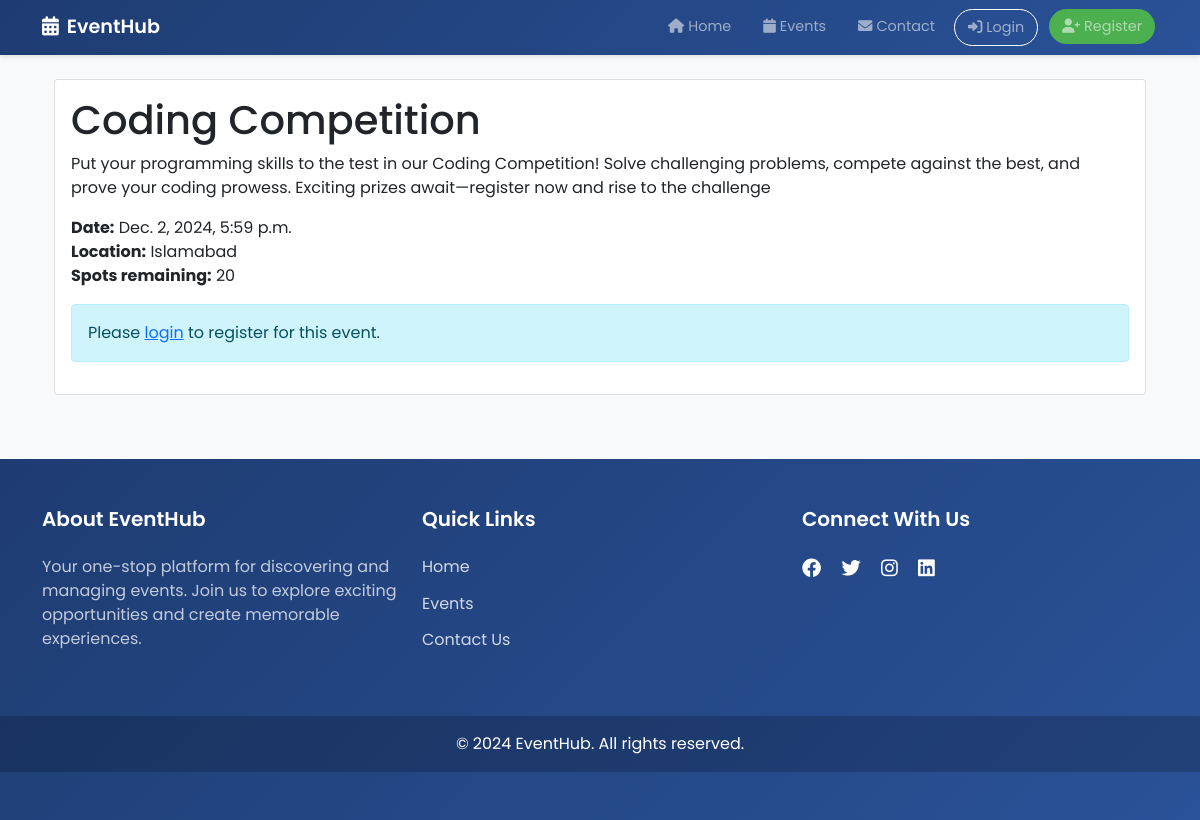
Page /event/4/ on the committed database.
### events/models.py (models this page shows, shortened)
class Event(models.Model):
    title = models.CharField(max_length=200)
    description = models.TextField()
    date = models.DateTimeField()
    location = models.CharField(max_length=200)
    capacity = models.PositiveIntegerField()
    created_at = models.DateTimeField(auto_now_add=True)
    @property
    def spots_remaining(self):
        return self.capacity - self.registration_set.count()

### events/views.py (the view)
# urls.py: path('event/<int:pk>/', views.event_detail, name='event_detail'),
def event_detail(request, pk):
    event = get_object_or_404(Event, pk=pk)
    is_registered = request.user.is_authenticated and Registration.objects.filter(
        user=request.user,
        event=event
    ).exists()
    context = {
        'event': event,
        'is_registered': is_registered,
        'show_checkout': True  #  this is  to control checkout button visibility
    }
    return render(request, 'events/event_detail.html', context)

### events/templates/events/event_detail.html
{% extends 'events/base.html' %}
{% block content %}
<div class="container">
    <div class="card mb-4">
        <div class="card-body">
            <h1 class="card-title">{{ event.title }}</h1>
            <p class="card-text">{{ event.description }}</p>
            <p>
                <strong>Date:</strong> {{ event.date }}<br>
                <strong>Location:</strong> {{ event.location }}<br>
                <strong>Spots remaining:</strong> {{ event.spots_remaining }}
            </p>
            {% if user.is_authenticated %}
                {% if is_registered %}
                    <div class="alert alert-info">
                        You are registered for this event!
                    </div>
                {% else %}
                    {% if event.spots_remaining > 0 %}
                        <form method="post" action="{% url 'register_event' event.pk %}">
                            {% csrf_token %}
                            <button type="submit" class="btn btn-primary">Register for Event</button>
                        </form>
                    {% else %}
                        <div class="alert alert-warning">
                            Sorry, this event is full.
                        </div>
                    {% endif %}
                {% endif %}
            {% else %}
                <div class="alert alert-info">
                    Please <a href="{% url 'admin:login' %}?next={{ request.path }}">login</a> to register for this event.
                </div>
            {% endif %}
        </div>
    </div>
</div>
{% endblock %}

### events/templates/events/base.html (style rules this page uses)
body { font-family: 'Poppins', sans-serif; background-color: #f8f9fa; }

### rows in the picture
Event: title "Coding Competition", description "Put your programming skills to the test in our Coding Competition! Solve challenging problems, compete against the best, and prove your coding prowess. Exciting prizes await—register now and rise to the challenge", date "Dec. 2, 2024, 5:59 p.m.", location "Islamabad", spots_remaining "20"
